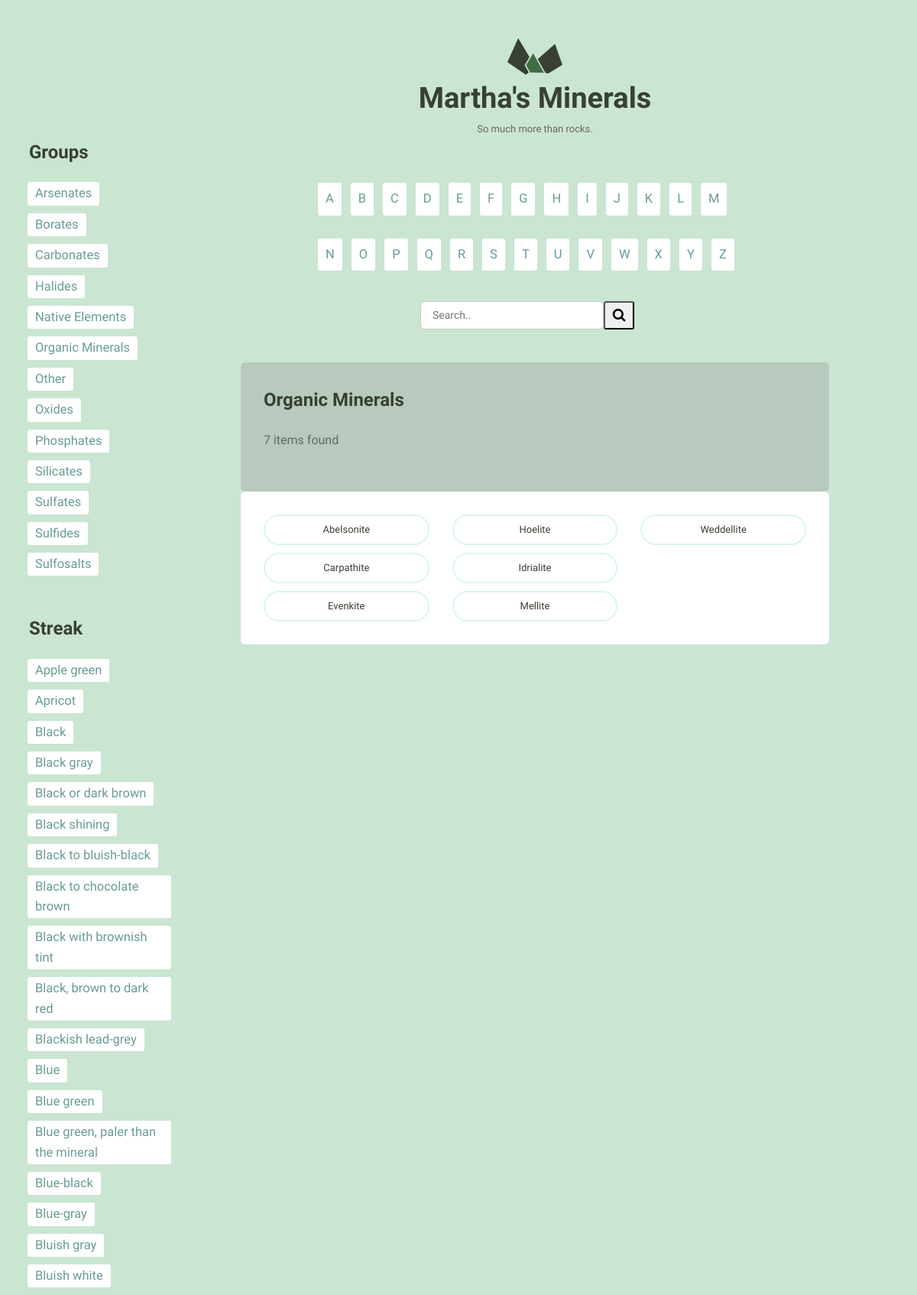
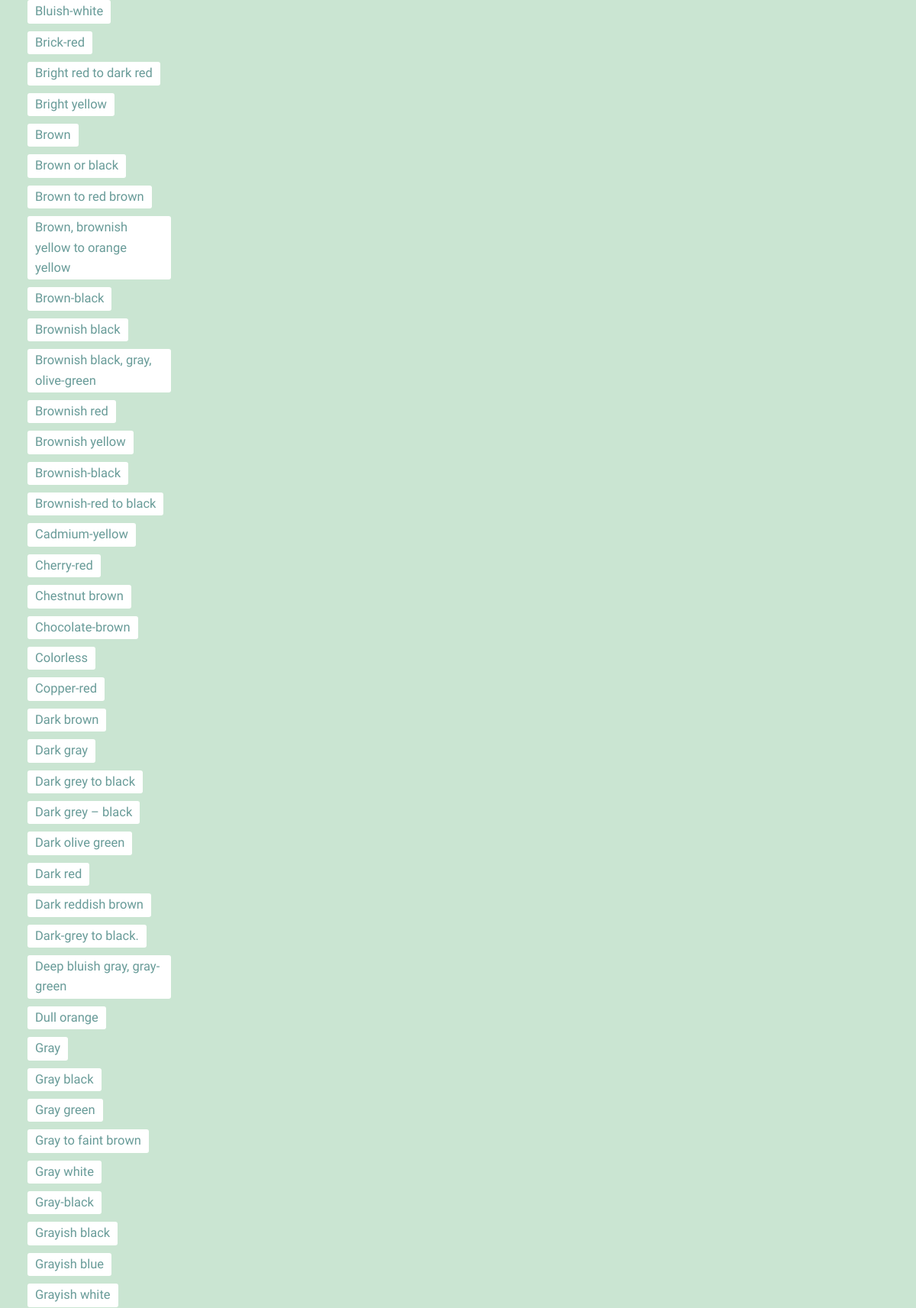
/list/group/organic-minerals (upper part), run on the app's committed database (2 pictures, top to bottom).
### catalog/models.py (models this page shows, shortened)
class Mineral(models.Model):
    name = models.CharField(max_length=255, unique=True)
    image_filename = models.CharField(max_length=255)
    image_caption = models.TextField()
    category = models.CharField(max_length=255)
    formula = models.CharField(max_length=255)
    strunz_classification = models.CharField(max_length=255)
    color = models.CharField(max_length=255)
    crystal_system = models.CharField(max_length=255)
    unit_cell = models.CharField(max_length=255)
    crystal_symmetry = models.CharField(max_length=255)
    cleavage = models.CharField(max_length=255)
    mohs_scale_hardness = models.CharField(max_length=255)
    luster = models.CharField(max_length=255)
    streak = models.CharField(max_length=255)
    diaphaneity = models.CharField(max_length=255)
    optical_properties = models.CharField(max_length=255)
    refractive_index = models.CharField(max_length=255)
    crystal_habit = models.CharField(max_length=255)
    specific_gravity = models.CharField(max_length=255)
    group = models.CharField(max_length=255)
    def __str__(self):
        return self.name
    class Meta:
        ordering = ['name']

### catalog/views.py (the view)
# urls.py: path('list/group/<group_filter>', views.mineral_group, name='group_list'),
def mineral_group(request, group_filter):
    random_mineral = random.choice(IDS)
    search_term = [item[0] for item in GROUPS if group_filter in item][0]  # Get the de-slugified search term
    mineral_filtered = Mineral.objects.filter(group__iexact=search_term).order_by('id')
    num_in_group = mineral_filtered.count()
    return render(request, 'catalog/list.html', {
        'search_term': search_term,
        'mineral_filtered': mineral_filtered,
        'groups': GROUPS,
        'streaks': STREAKS,
        'num_in_group': num_in_group,
        'random_mineral': random_mineral,
    })

### catalog/templates/catalog/list.html (shortened to what this page needs)
{% extends 'layout.html' %}
{% block boundsClass %}
    <div class="bounds">{% endblock %}
{% block content %}
    <div class="grid-100">
            {% if not mineral_filtered %}
                <div class="info__container info_results">
                    <h2>No results found {% if term %}for '{{ term }}'{% endif %}</h2>
                    <p>Please try another search</p>
                </div>
            {% else %}
                {% if search_term %}
                    <div class="info__container info_results">
                        <h2>{{ search_term }}</h2>
                        <p>{{ num_in_group }} item{{ num_in_group|pluralize }} found</p>
                    </div>
                {% endif %}
                <ul class="minerals__container minerals__container_ext">
                    {% for mineral in mineral_filtered %}
                        <li class="minerals__item">
                            <a class="minerals__anchor"
                               href="{% url 'catalog:detail' pk=mineral.pk %}">{{ mineral|safe }}</a>
                        </li>
                    {% endfor %}</ul>
            {% endif %}
    </div>
{% endblock %}

### assets/css/global.css (style rules this page uses)
html { font-family: sans-serif; -ms-text-size-adjust: 100%; -webkit-text-size-adjust: 100%; }
body { margin: 0; }
html { font-size: 62.5%; }
body { background-color: #CAE5D2; font-size: 1.5em; line-height: 1.6; font-weight: 400; font-family: "Cousine"; color: #666; }
.bounds { max-width: 800px; margin: 0 auto; padding: 50px 0 150px; overflow: hidden; }
.grid, .grid-5, .grid-10, .grid-15, .grid-20, .grid-25, .grid-30, .grid-33, .grid-35, .grid-40, .grid-45, .grid-50, .grid-55, .grid-60, .grid-65, .grid-66, .grid-70, .grid-75, .grid-80, .grid-90, .grid-95, .grid-100 { float: left; box-sizing: border-box; position: relative; }
.grid-100 { width: 100%; padding: 0 15px; }
h1, h2, h3, h4, h5, h6 { margin-top: 0; margin-bottom: 2rem; font-weight: bold; font-family: "Work Sans", sans-serif; color: #384033; }
h2 { font-size: 2.4rem; }
@media (min-width: 550px) { h2 { font-size: 2.4rem; } }
p { margin-top: 0; font-size: 1.6rem; }
ul { list-style: circle inside; padding-left: 0; margin-top: 0; }
table, p, ul { margin-bottom: 2.5rem; }
.minerals__container { background-color: #fff; border-radius: 6px; list-style: none; padding: 30px 30px 20px 30px; -webkit-column-gap: 30px; -moz-column-gap: 30px; column-gap: 30px; }
@media (min-width: 640px) { .minerals__container { -webkit-column-count: 3; -moz-column-count: 3; column-count: 3; } }
.minerals__anchor { border: solid 2px #DCF5F2; border-radius: 100px; color: #384033; display: block; font-size: 13px; text-align: center; padding: 8px 0 7px 0; width: 100%; transition: background-color 200ms ease-in-out, font-weight 200ms ease-in-out, color 200ms ease-in-out; }

### assets/css/catalog-style.css (style rules this page uses)
.info__container { background-color: #fff; border-radius: 6px; padding: 30px; }
* { box-sizing: border-box; }
.minerals__container_ext { min-height: 200px; }
.info_results { background-color: #b7cabd; }

### data on the page
Mineral: name "Abelsonite"
Mineral: name "Carpathite"
Mineral: name "Evenkite"
Mineral: name "Hoelite"
Mineral: name "Idrialite"
Mineral: name "Mellite"
Mineral: name "Weddellite"

### other printed values
{{ group.0 }} "Arsenates" "Borates" "Carbonates" "Halides" "Native Elements" "Organic Minerals" "Other" "Oxides" "Phosphates" "Silicates" "Sulfates" "Sulfides" "Sulfosalts"
{{ streak.0 }} "Apple green" "Apricot" "Black" "Black gray" "Black or dark brown" "Black shining" "Black to bluish-black" "Black to chocolate brown" "Black with brownish tint" "Black, brown to dark red" "Blackish lead-grey" "Blue" "Blue green" "Blue green, paler than the mineral" "Blue-black" "Blue-gray" "Bluish gray" "Bluish white" "Bluish-white" "Brick-red" "Bright red to dark red" "Bright yellow" "Brown" "Brown or black" "Brown to red brown" "Brown, brownish yellow to orange yellow" "Brown-black" "Brownish black" "Brownish black, gray, olive-green" "Brownish red" "Brownish yellow" "Brownish-black" "Brownish-red to black" "Cadmium-yellow" "Cherry-red" "Chestnut brown" "Chocolate-brown" "Colorless" "Copper-red" "Dark brown" "Dark gray" "Dark grey to black" "Dark grey – black" "Dark olive green" "Dark red" "Dark reddish brown" "Dark-grey to black." "Deep bluish gray, gray-green" "Dull orange" "Gray" "Gray black" "Gray green" "Gray to faint brown" "Gray white" "Gray-black" "Grayish black" "Grayish blue" "Grayish white"
{{ letter|upper }} "B" "C" "D" "E" "F" "G" "H" "I" "J" "K" "L" "M" "N" "O" "P" "Q" "R" "S" "T" "U" "V" "W" "X" "Y" "Z"
{{ search_term }} "Organic Minerals"
{{ num_in_group }} "7"
